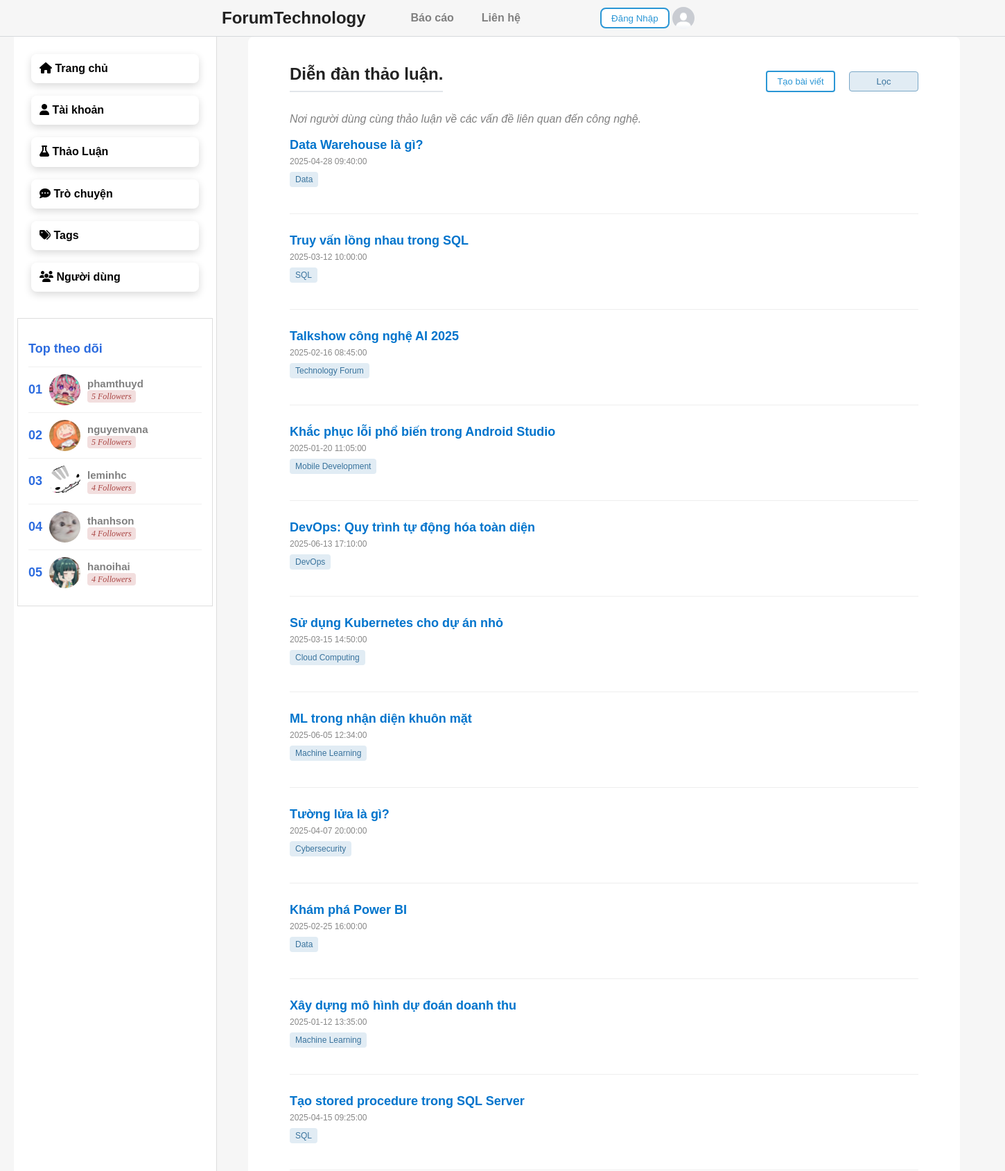
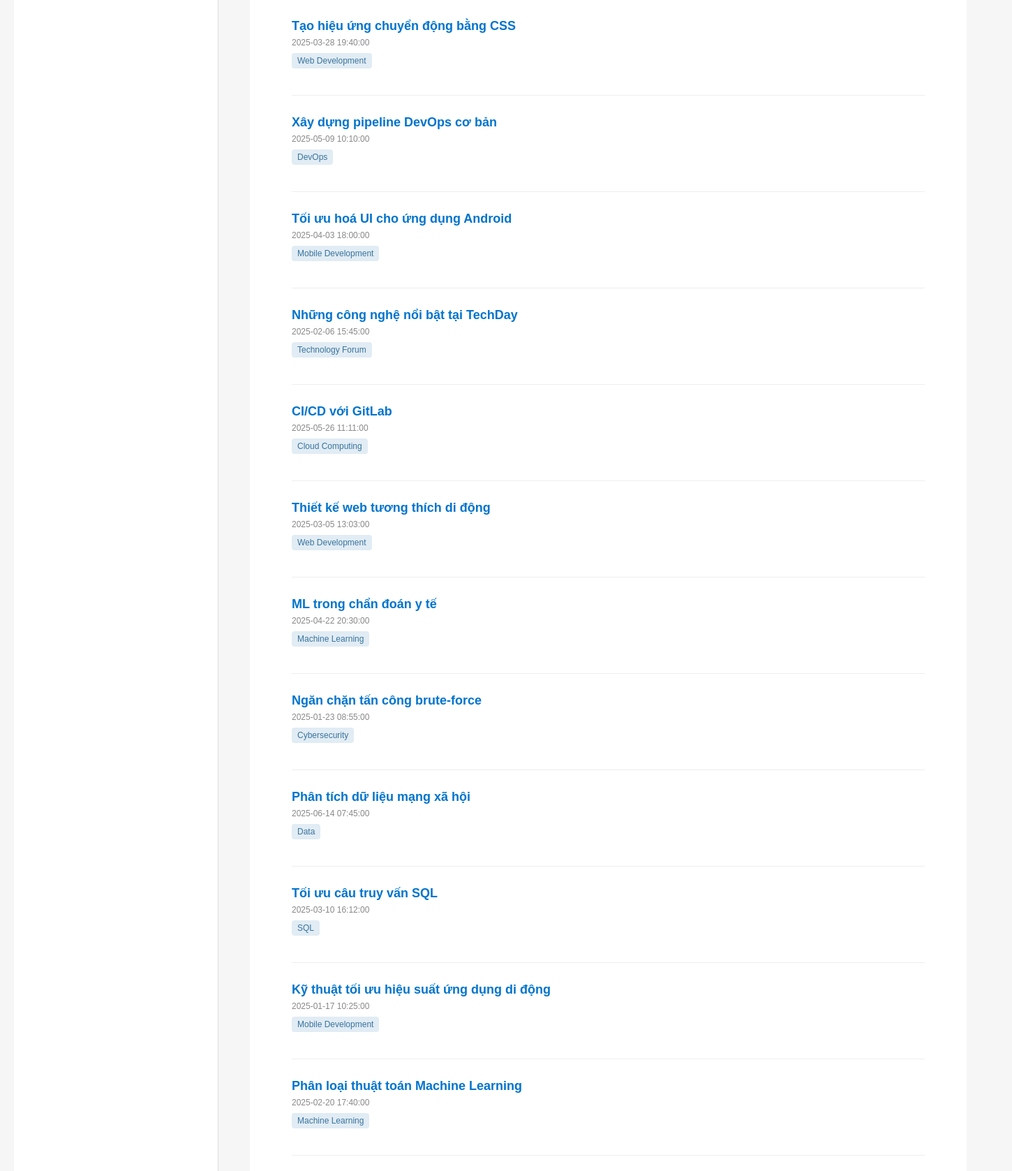
/index.php?page=mainPost (upper part), run on the app's committed database (2 pictures, top to bottom).
### tables this page shows
CREATE TABLE `users` (
  `User_ID` int(11) NOT NULL,
  `User_name` varchar(100) DEFAULT NULL,
  `ID_Ques` int(11) DEFAULT NULL,
  `email` varchar(100) DEFAULT NULL,
  `password` varchar(100) DEFAULT NULL,
  `avatar` varchar(255) DEFAULT 'uploads/avatar/1751079726_avatar_md.jpg',
  `follow` int(11) DEFAULT NULL,
  `created_at` datetime DEFAULT current_timestamp(),
  `last_login` datetime DEFAULT NULL,
  `bio` text DEFAULT NULL,
  `location` varchar(100) DEFAULT NULL,
  `phone_number` varchar(20) DEFAULT NULL,
  `About` longtext NOT NULL
);

CREATE TABLE `posts` (
  `post_id` int(11) NOT NULL,
  `user_id` int(11) DEFAULT NULL,
  `tag_id` int(11) DEFAULT NULL,
  `title` varchar(255) DEFAULT NULL,
  `content` text DEFAULT NULL,
  `created_at` datetime DEFAULT current_timestamp()
);

CREATE TABLE `tags` (
  `ID_tag` int(11) NOT NULL,
  `Name` varchar(100) DEFAULT NULL
);

### Code/mainPost.php (the view, shortened to what this page needs)
<?php include 'connect.php'; ?>
<!DOCTYPE html>
<html lang="en">
<head>
  <link rel="stylesheet" href="../Style/mainPost.css">
</head>
<body>
  <div class="container-wrapper">
    <div class="main-content">
      <div class="posts-header">
        <h2>Diễn đàn thảo luận.</h2>
        <div class="user-actions">
          <button class="ask-btn" onclick="location.href='index.php?page=bai_post'">Tạo bài viết</button>
          <button id="toggleFilterBtn" class="filter-toggle-btn">Lọc</button>
        </div>
      </div>
      <div style="color: gray; text-align:justify;">
        <i>Nơi người dùng cùng thảo luận về các vấn đề liên quan đến công nghệ.</i>
      </div>
      <br>
      <?php
      $where = [];
      $whereSql = count($where) ? "WHERE " . implode(" AND ", $where) : "";
      $sql = "SELECT p.post_id, p.title, p.content, p.created_at, t.Name AS tag_name, u.User_name
            FROM posts p
            JOIN tags t ON p.tag_id = t.ID_tag
            JOIN users u ON p.user_id = u.User_ID
            $whereSql
            ORDER BY p.post_id DESC";
      $result = $conn->query($sql);
      if ($result->num_rows > 0) {
        while ($row = $result->fetch_assoc()) {
          echo '<div class="question-item">';
          echo '<a class="question-title" href="Code/Post.php?id=' . htmlspecialchars($row['post_id']) . '">' . htmlspecialchars($row['title']) . '</a>';
          echo '<div class="meta">'.htmlspecialchars($row['created_at']).'</div>';
          echo '<div class="tags">';
          echo '<span class="tag">' . htmlspecialchars($row['tag_name']) . '</span>';
          echo '<br>';
          echo '<br>';
          echo '</div>';
          echo '</div>';
        }
      } else {
        echo 'Không có câu hỏi nào.';
      }
      ?>
    </div>
  </div>
</body>
</html>

### Code/top_bxh.php (shortened to what this page needs)
<?php
include 'connect.php';
$sql = "SELECT User_name, avatar, follow, User_ID FROM users ORDER BY follow DESC LIMIT 5";
$result = $conn->query($sql);
?>
<!DOCTYPE html>
<html lang="en">
<head>
    <link rel="stylesheet" href="https://cdnjs.cloudflare.com/ajax/libs/font-awesome/6.5.0/css/all.min.css">
    <link rel="stylesheet" href="../Style/nav.css">
</head>
<body>
    <div class="top-follow-box">
        <h3>Top theo dõi</h3>
<ul class="top-follow-list">
    <?php
    $rank = 1;
    if ($result && $result->num_rows > 0) {
        while ($row = $result->fetch_assoc()) {
            $avatar = !empty($row['avatar']) ? $row['avatar'] : 'uploads/icon/avatar_md.jpg';
            $name = htmlspecialchars($row['User_name']);
            $follow = number_format((int)$row['follow']);
            $user_id = (int)$row['User_ID'];
    ?>
            <li>
                <span class="rank"><?php echo str_pad($rank, 2, '0', STR_PAD_LEFT); ?></span>
                <img src="<?php echo $avatar; ?>" alt="Avatar">
                <div class="user-info">
                    <a class="Top-name" href="Code/check.php?user_id=<?php echo $user_id; ?>">
                        <strong><?php echo $name; ?></strong>
                    </a>
                    <div><span class="follow"><?php echo $follow; ?> Followers</span></div>
                </div>
            </li>
    <?php
            $rank++;
        }
    } else {
        echo "<li>Không có dữ liệu.</li>";
    }
    ?>
</ul>
    </div>
</body>
</html>

### Style/main.css (style rules this page uses)
body { font-family: Arial, sans-serif; background-color: #f6f6f6; margin: 0; }
.posts-header { display: flex; align-items: center; justify-content: space-between; }
.user-actions { display: flex; align-items: center; gap: 10px; }
.ask-btn { padding: 6px 12px; background-color: #0a95ff; color: white; border: none; border-radius: 4px; font-size: 13px; cursor: pointer; }
.container-wrapper { display: flex; justify-content:left; padding: 0 20px 20px 20px; }
.main-content { flex-grow: 1; padding: 20px; }
.meta { font-size: 12px; color: #888; margin-bottom: 6px; }
.tags { margin-top: 8px; }
.tag { display: inline-block; background: #e1ecf4; color: #39739d; padding: 4px 8px; border-radius: 4px; font-size: 12px; margin-right: 6px; }
.filter-toggle-btn { padding: 6px 12px; background-color: #e1ecf4; color: #39739d; border: 1px solid #7aa7c7; border-radius: 4px; font-size: 13px; cursor: pointer; margin-left: 10px; }

### Style/mainPost.css (style rules this page uses)
body { font-family: Arial, sans-serif; background-color: #f6f6f6; margin: 0; }
.user-actions { display: flex; align-items: center; gap: 10px; }
.ask-btn { padding: 6px 12px; background-color: #0a95ff; color: white; border: none; border-radius: 4px; font-size: 13px; cursor: pointer; }
.container-wrapper { display: flex; justify-content:left; padding: 0 20px 20px 20px; }
.main-content { flex-grow: 1; padding: 20px; }
.meta { font-size: 12px; color: #888; margin-bottom: 6px; }
.tags { margin-top: 8px; }
.tag { display: inline-block; background: #e1ecf4; color: #39739d; padding: 4px 8px; border-radius: 4px; font-size: 12px; margin-right: 6px; }
.filter-toggle-btn { padding: 6px 12px; background-color: #e1ecf4; color: #39739d; border: 1px solid #7aa7c7; border-radius: 4px; font-size: 13px; cursor: pointer; margin-left: 10px; }

### Style/nav.css (style rules this page uses)
.top-follow-box { border: 1px solid #ddd; padding: 15px; background-color: #fff; font-family: Arial, sans-serif; }
.top-follow-box h3 { font-size: 18px; color: #2d6cdf; margin-bottom: 15px; }
.top-follow-list { list-style: none; padding: 0; margin: 0; }
.top-follow-list li { display: flex; align-items: center; border-top: 1px solid #f0f0f0; padding: 10px 0; }
.top-follow-list .rank { font-weight: bold; color: #2d6cdf; font-size: 18px; }
.top-follow-list img { width: 45px; height: 45px; border-radius: 50%; margin: 0 10px; }
.top-follow-list .user-info { flex: 1; }
.top-follow-list .user-info strong { display: block; font-size: 15px; }
.top-follow-list .follow { background-color: #f2dede; color: #a94442; padding: 2px 6px; font-size: 12px; border-radius: 4px; }
a.Top-name { box-shadow: none; background-color: transparent; font-family:Arial, Helvetica, sans-serif; font-style: normal; font-weight: 400; }

### Style/header.css (style rules this page uses)
body { margin: 0; font-family: Arial; }
a { text-decoration: none; color: gray; font-weight: bold; }
.user-info { align-content: center; width: max-content; font-style: italic; font-family: cursive; padding-right: 2%; }
button { width: 100px; transition: background-color 0.3s ease, transform 0.3s ease; margin-left: 5px; border-radius: 8px; }
button:first-of-type { background-color: #fff; color: #2a96d5; border: 2px solid #2a96d5; }

### Style/user.css (style rules this page uses)
body { margin: 10%; font-family: Arial, Helvetica, sans-serif; }

### Style/tag.css (style rules this page uses)
body { font-family: 'Segoe UI', Tahoma, Geneva, Verdana, sans-serif; background-color: #f6f6f6; margin: 0; padding: 0; }
h2 { font-size: 24px; color: #222; }
body { margin: 0; font-family: 'Segoe UI', Tahoma, sans-serif; background-color: #f5f7fa; color: #333; }
.container-wrapper { display: flex; }
h2 { font-size: 24px; margin-bottom: 30px; color: #222; border-bottom: 2px solid #e2e6ea; padding-bottom: 10px; }
.question-item { margin-bottom: 28px; padding-bottom: 20px; border-bottom: 1px solid #eee; }
.question-title { font-size: 18px; font-weight: bold; color: #0074cc; text-decoration: none; }
.meta { font-size: 13px; color: #888; margin-top: 6px; }
.tags { margin-top: 10px; }
.tag { display: inline-block; background-color: #e1ecf4; color: #39739d; padding: 6px 10px; border-radius: 4px; font-size: 13px; font-weight: 500; margin-right: 8px; }

### Style/footer.css (style rules this page uses)
body { margin: 0; font-family: Arial; }

### data on the page
users: rank "01", avatar (picture), User_name "phamthuyd", follow "5"
users: rank "02", avatar (picture), User_name "nguyenvana", follow "5"
users: rank "03", avatar (picture), User_name "leminhc", follow "4"
users: rank "04", avatar (picture), User_name "thanhson", follow "4"
users: rank "05", avatar (picture), User_name "hanoihai", follow "4"
posts: title "Data Warehouse là gì?", created_at "2025-04-28 09:40:00", tag.Name "Data"
posts: title "Truy vấn lồng nhau trong SQL", created_at "2025-03-12 10:00:00", tag.Name "SQL"
posts: title "Talkshow công nghệ AI 2025", created_at "2025-02-16 08:45:00", tag.Name "Technology Forum"
posts: title "Khắc phục lỗi phổ biến trong Android Studio", created_at "2025-01-20 11:05:00", tag.Name "Mobile Development"
posts: title "DevOps: Quy trình tự động hóa toàn diện", created_at "2025-06-13 17:10:00", tag.Name "DevOps"
posts: title "Sử dụng Kubernetes cho dự án nhỏ", created_at "2025-03-15 14:50:00", tag.Name "Cloud Computing"
posts: title "ML trong nhận diện khuôn mặt", created_at "2025-06-05 12:34:00", tag.Name "Machine Learning"
posts: title "Tường lửa là gì?", created_at "2025-04-07 20:00:00", tag.Name "Cybersecurity"
posts: title "Khám phá Power BI", created_at "2025-02-25 16:00:00", tag.Name "Data"
posts: title "Xây dựng mô hình dự đoán doanh thu", created_at "2025-01-12 13:35:00", tag.Name "Machine Learning"
posts: title "Tạo stored procedure trong SQL Server", created_at "2025-04-15 09:25:00", tag.Name "SQL"
posts: title "Tạo hiệu ứng chuyển động bằng CSS", created_at "2025-03-28 19:40:00", tag.Name "Web Development"
posts: title "Xây dựng pipeline DevOps cơ bản", created_at "2025-05-09 10:10:00", tag.Name "DevOps"
posts: title "Tối ưu hoá UI cho ứng dụng Android", created_at "2025-04-03 18:00:00", tag.Name "Mobile Development"
posts: title "Những công nghệ nổi bật tại TechDay", created_at "2025-02-06 15:45:00", tag.Name "Technology Forum"
posts: title "CI/CD với GitLab", created_at "2025-05-26 11:11:00", tag.Name "Cloud Computing"
posts: title "Thiết kế web tương thích di động", created_at "2025-03-05 13:03:00", tag.Name "Web Development"
posts: title "ML trong chẩn đoán y tế", created_at "2025-04-22 20:30:00", tag.Name "Machine Learning"
posts: title "Ngăn chặn tấn công brute-force", created_at "2025-01-23 08:55:00", tag.Name "Cybersecurity"
posts: title "Phân tích dữ liệu mạng xã hội", created_at "2025-06-14 07:45:00", tag.Name "Data"
posts: title "Tối ưu câu truy vấn SQL", created_at "2025-03-10 16:12:00", tag.Name "SQL"
posts: title "Kỹ thuật tối ưu hiệu suất ứng dụng di động", created_at "2025-01-17 10:25:00", tag.Name "Mobile Development"
posts: title "Phân loại thuật toán Machine Learning", created_at "2025-02-20 17:40:00", tag.Name "Machine Learning"
